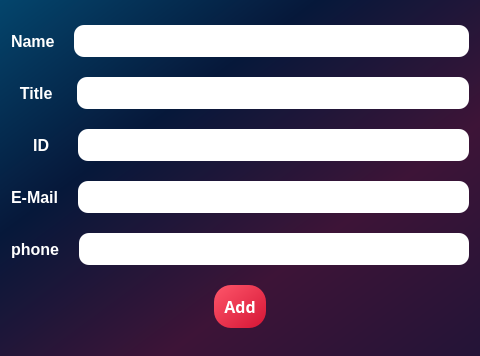
<?xml version="1.0" encoding="UTF-8"?>
<ui version="4.0">
 <class>AddProfessorPage</class>
 <widget class="QDialog" name="AddProfessorPage">
  <property name="geometry">
   <rect>
    <x>0</x>
    <y>0</y>
    <width>480</width>
    <height>356</height>
   </rect>
  </property>
  <property name="windowTitle">
   <string>Add Professor Page</string>
  </property>
  <property name="styleSheet">
   <string notr="true">/*Copyright (c) DevSec Studio. All rights reserved.

MIT License

Permission is hereby granted, free of charge, to any person obtaining a copy
of this software and associated documentation files (the &quot;Software&quot;), to deal
in the Software without restriction, including without limitation the rights
to use, copy, modify, merge, publish, distribute, sublicense, and/or sell
copies of the Software, and to permit persons to whom the Software is
furnished to do so, subject to the following conditions:

The above copyright notice and this permission notice shall be included in all
copies or substantial portions of the Software.

THE SOFTWARE IS PROVIDED *AS IS*, WITHOUT WARRANTY OF ANY KIND, EXPRESS OR
IMPLIED, INCLUDING BUT NOT LIMITED TO THE WARRANTIES OF MERCHANTABILITY,
FITNESS FOR A PARTICULAR PURPOSE AND NONINFRINGEMENT. IN NO EVENT SHALL THE
AUTHORS OR COPYRIGHT HOLDERS BE LIABLE FOR ANY CLAIM, DAMAGES OR OTHER
LIABILITY, WHETHER IN AN ACTION OF CONTRACT, TORT OR OTHERWISE, ARISING FROM,
OUT OF OR IN CONNECTION WITH THE SOFTWARE OR THE USE OR OTHER DEALINGS IN THE SOFTWARE.
*/

/*-----QWidget-----*/
QWidget
{
background: qlineargradient(x1:0, y1:0, x2:1, y2:1, stop:0 #04456c, stop:0.33 #06183a, stop:0.67 #3d1437, stop:1 #231437);

	color: #ffffff;
	border-color: #000000;

}


/*-----QLabel-----*/
QLabel
{
	background-color: #292f45;
	color: #b9b9bb;
	border-color: #000000;

}


/*-----QPushButton-----*/
QPushButton
{
	background-color: #f0742f;
	color: #fff;
	font-weight: bold;
	border-style: solid;
	border-width: 1px;
	border-radius: 17px;
	border-color: #f0742f;
	padding: 10px;

}


QPushButton::hover
{
	background-color: #fc7c11;
	color: #ffff;

}


QPushButton::pressed
{
	background-color: #ff6b35;
	color: #fff;

}


/*-----QToolButton-----*/
QToolButton
{
	background-color: #292f45;
	color: #ffffff;
	border-style: solid;
	border-color: #000000;

}


QToolButton::hover
{
	background-color: #fc7c11;
	color: #000000;
	padding: 2px;
	border-radius: 15px;
	border-color: #fc7c11;

}


QToolButton::pressed
{
	background-color: #fc7c11;
	color: #000000;
	border-style: solid;
	border-width: 2px;

}


/*-----QLineEdit-----*/
QLineEdit{
	background-color: rgb(255, 255, 255);
	color: rgb(35, 35, 35);
	font-weight: bold;
	border-style: solid;
	border-width: 2px;
	border-top: 0px;
	border-left: 0px;
	border-right: 0px;
	border-color: #b9b9bb;
	padding: 10px;

}


/*-----QCheckBox-----*/
QCheckBox
{
	background-color: transparent;
	color: #b9b9bb;
	font-weight: bold;

}


QCheckBox::indicator
{
    color: #b1b1b1;
    background-color: #00111d;
    border: 1px solid #f0742f;
    width: 12px;
    height: 12px;

}


QCheckBox::indicator:checked
{
    image:url(&quot;./ressources/check.png&quot;); /*To replace*/
	background-color: #1f2b2b;
    border: 1px solid #f0742f;

}


QCheckBox::indicator:unchecked:hover
{
    border: 1px solid #f0742f;

}


QCheckBox::disabled
{
	color: #656565;

}


QCheckBox::indicator:disabled
{
	background-color: #656565;
	color: #656565;
    border: 1px solid #656565;

}
</string>
  </property>
  <layout class="QVBoxLayout" name="verticalLayout">
   <item>
    <layout class="QHBoxLayout" name="horizontalLayout_6">
     <item>
      <layout class="QHBoxLayout" name="horizontalLayout">
       <item>
        <widget class="QLabel" name="label">
         <property name="styleSheet">
          <string notr="true">color:#ffffff;
 font-weight: bold;
background: None;
font-size: 16px;</string>
         </property>
         <property name="text">
          <string>Name   </string>
         </property>
        </widget>
       </item>
       <item>
        <widget class="QLineEdit" name="line_name">
         <property name="styleSheet">
          <string notr="true">  position: relative;
  display: inline-block;
  height: 32px;
  width: 240px;
  margin: 0;
  padding: 0;
  background-color: #fff;
  border: none;
  border-radius: 10px;</string>
         </property>
        </widget>
       </item>
      </layout>
     </item>
    </layout>
   </item>
   <item>
    <layout class="QHBoxLayout" name="horizontalLayout_7">
     <item>
      <layout class="QHBoxLayout" name="horizontalLayout_2">
       <item>
        <widget class="QLabel" name="label_4">
         <property name="styleSheet">
          <string notr="true">color:#ffffff;
 font-weight: bold;
background: None;
font-size: 16px;</string>
         </property>
         <property name="text">
          <string>  Title    </string>
         </property>
        </widget>
       </item>
       <item>
        <widget class="QLineEdit" name="line_title">
         <property name="styleSheet">
          <string notr="true">  position: relative;
  display: inline-block;
  height: 32px;
  width: 240px;
  margin: 0;
  padding: 0;
  background-color: #fff;
  border: none;
  border-radius: 10px;</string>
         </property>
        </widget>
       </item>
      </layout>
     </item>
    </layout>
   </item>
   <item>
    <layout class="QHBoxLayout" name="horizontalLayout_8">
     <item>
      <layout class="QHBoxLayout" name="horizontalLayout_3">
       <item>
        <widget class="QLabel" name="label_3">
         <property name="styleSheet">
          <string notr="true">color:#ffffff;
 font-weight: bold;
background: None;
font-size: 16px;</string>
         </property>
         <property name="text">
          <string>     ID     </string>
         </property>
        </widget>
       </item>
       <item>
        <widget class="QLineEdit" name="line_ID">
         <property name="styleSheet">
          <string notr="true">  position: relative;
  display: inline-block;
  height: 32px;
  width: 240px;
  margin: 0;
  padding: 0;
  background-color: #fff;
  border: none;
  border-radius: 10px;</string>
         </property>
        </widget>
       </item>
      </layout>
     </item>
    </layout>
   </item>
   <item>
    <layout class="QHBoxLayout" name="horizontalLayout_9">
     <item>
      <layout class="QHBoxLayout" name="horizontalLayout_4">
       <item>
        <widget class="QLabel" name="label_5">
         <property name="styleSheet">
          <string notr="true">color:#ffffff;
 font-weight: bold;
background: None;
font-size: 16px;</string>
         </property>
         <property name="frameShape">
          <enum>QFrame::NoFrame</enum>
         </property>
         <property name="text">
          <string>E-Mail   </string>
         </property>
        </widget>
       </item>
       <item>
        <widget class="QLineEdit" name="line_mail">
         <property name="styleSheet">
          <string notr="true">  position: relative;
  display: inline-block;
  height: 32px;
  width: 240px;
  margin: 0;
  padding: 0;
  background-color: #fff;
  border: none;
  border-radius: 10px;</string>
         </property>
        </widget>
       </item>
      </layout>
     </item>
    </layout>
   </item>
   <item>
    <layout class="QHBoxLayout" name="horizontalLayout_10">
     <item>
      <layout class="QHBoxLayout" name="horizontalLayout_5">
       <item>
        <widget class="QLabel" name="label_2">
         <property name="styleSheet">
          <string notr="true">color:#ffffff;
 font-weight: bold;
background: None;
font-size: 16px;</string>
         </property>
         <property name="text">
          <string>phone   </string>
         </property>
        </widget>
       </item>
       <item>
        <widget class="QLineEdit" name="line_phone">
         <property name="styleSheet">
          <string notr="true">  position: relative;
  display: inline-block;
  height: 32px;
  width: 240px;
  margin: 0;
  padding: 0;
  background-color: #fff;
  border: none;
  border-radius: 10px;</string>
         </property>
        </widget>
       </item>
      </layout>
     </item>
    </layout>
   </item>
   <item>
    <layout class="QHBoxLayout" name="horizontalLayout_11">
     <item>
      <spacer name="horizontalSpacer">
       <property name="orientation">
        <enum>Qt::Horizontal</enum>
       </property>
       <property name="sizeHint" stdset="0">
        <size>
         <width>40</width>
         <height>20</height>
        </size>
       </property>
      </spacer>
     </item>
     <item>
      <widget class="QPushButton" name="bottum_add">
       <property name="font">
        <font>
         <family>Gilroy</family>
         <pointsize>12</pointsize>
         <bold>true</bold>
        </font>
       </property>
       <property name="styleSheet">
        <string notr="true">background: qlineargradient(spread:pad, x1:0, y1:0, x2:1, y2:1, stop:0 rgba(254, 86, 106, 255), stop:1 rgba(213, 21, 53, 255));
border: none;
font-family: Gilroy,sans-serif;
</string>
       </property>
       <property name="text">
        <string>Add</string>
       </property>
       <property name="icon">
        <iconset>
         <selectedoff>:/new/img/add.png</selectedoff>
        </iconset>
       </property>
       <property name="iconSize">
        <size>
         <width>27</width>
         <height>27</height>
        </size>
       </property>
      </widget>
     </item>
     <item>
      <spacer name="horizontalSpacer_2">
       <property name="orientation">
        <enum>Qt::Horizontal</enum>
       </property>
       <property name="sizeHint" stdset="0">
        <size>
         <width>40</width>
         <height>20</height>
        </size>
       </property>
      </spacer>
     </item>
    </layout>
   </item>
  </layout>
 </widget>
 <resources/>
 <connections/>
</ui>
